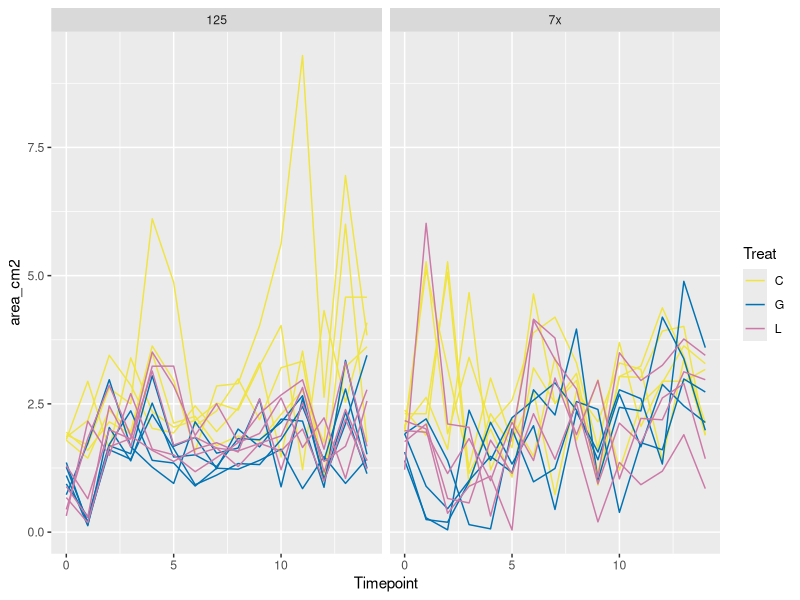
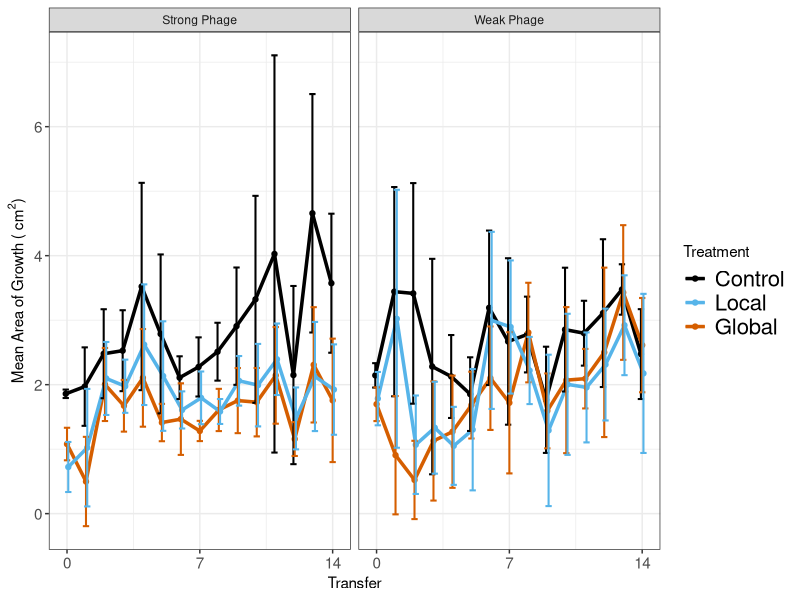
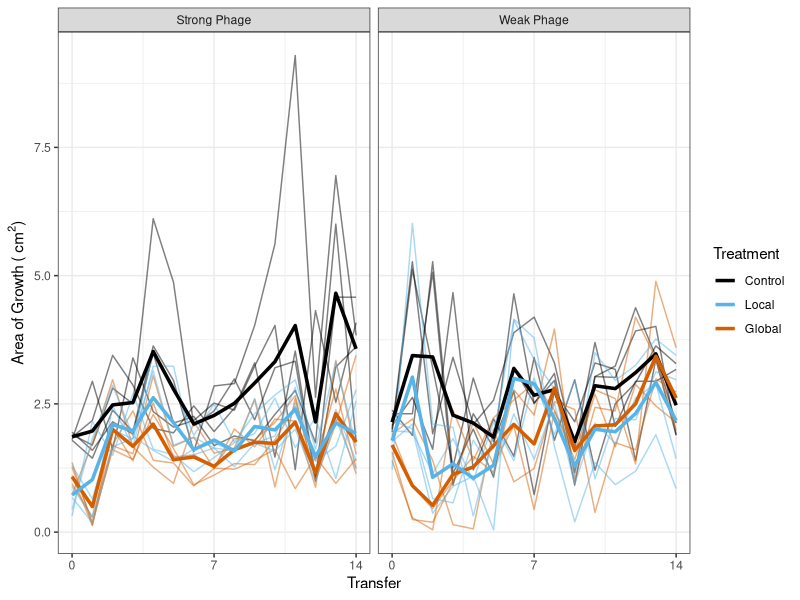
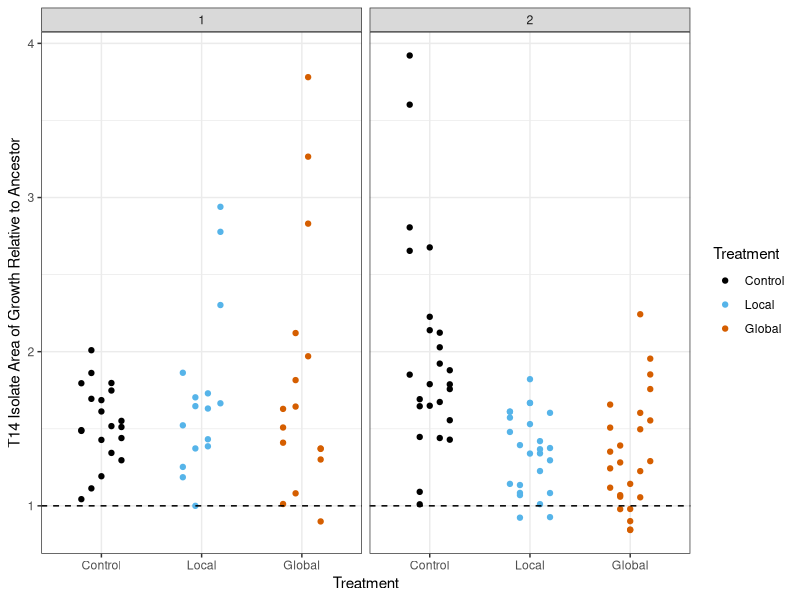
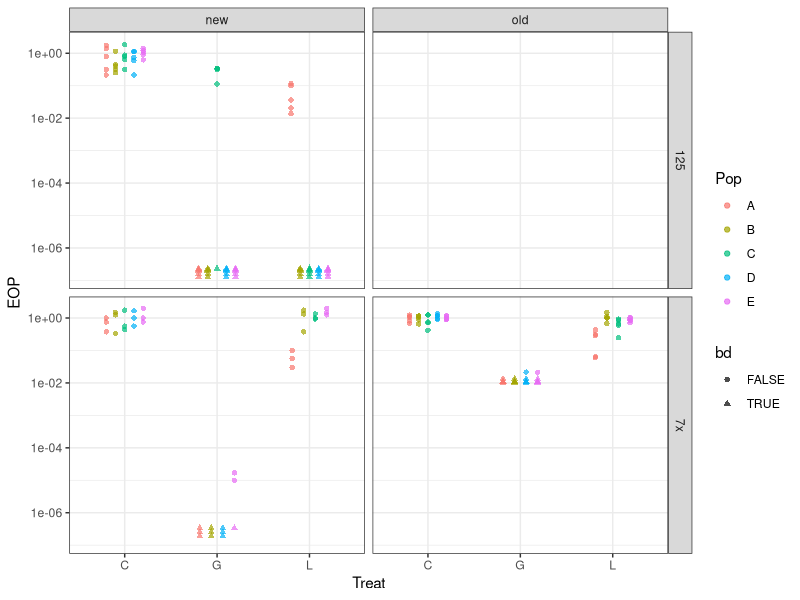
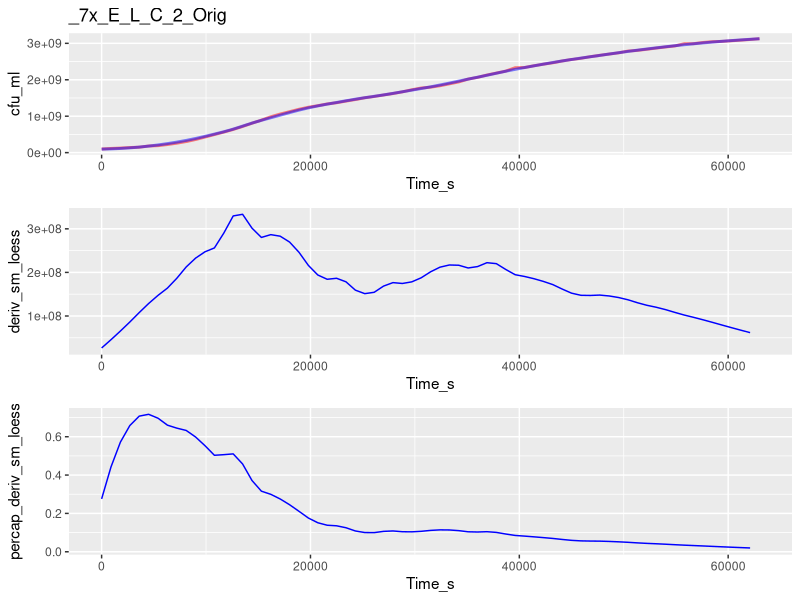
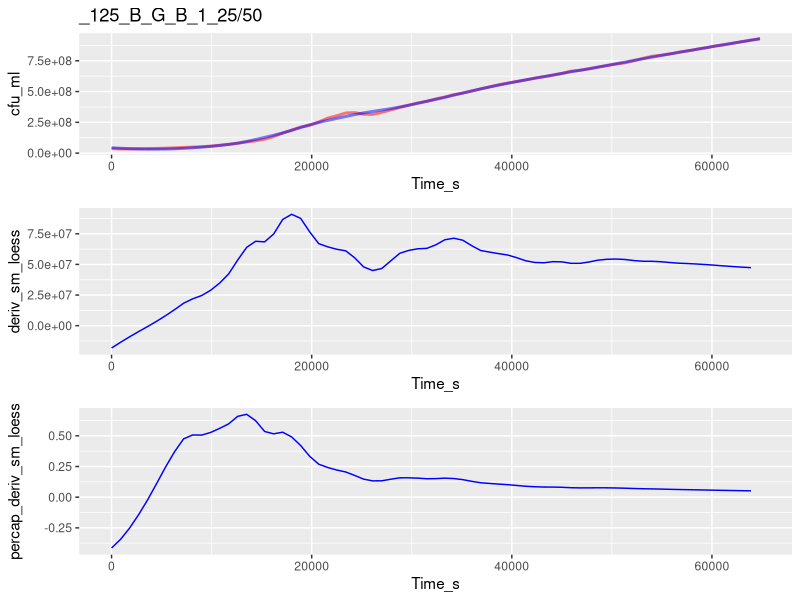
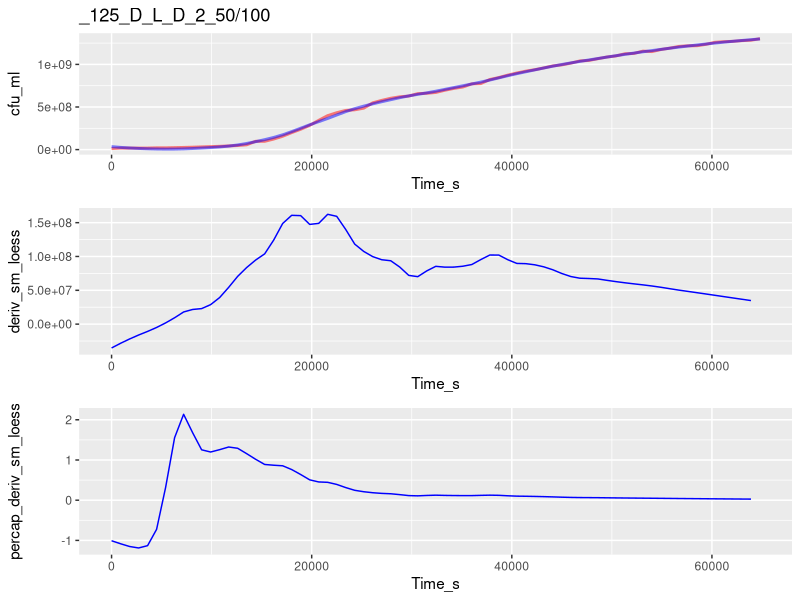

The R source for these figures, in order: (Note: this script raises an error after producing the figures.)
##TODO: 
##      migration stats
##      growth curve analysis
##      growth curve stats
##      

library("ggplot2")
library("dplyr")
library("data.table")

#Okabe and Ito 2008 colorblind-safe qualitative color scale
my_cols <- c("#E69F00", "#56B4E9", "#009E73", "#F0E442", "#0072B2",
             "#D55E00", "#CC79A7", "#000000")

#Need to split this into 2 scripts: one to take the messy data
# (e.g. isolate information in underscore formats, etc)
#and get it cleaned up, then output those clean data
#And another to take the clean data & analyze it
#Then put the messy data in one folder and the clean data in another folder
#Along with the separate scripts
#So when it's published, can just tell people to re-run the clean data script

#need to make Rep vs Pop consistent
#redo all analysis using dplyr
#redo analysis using vectorization
#include std curve for spec in this code (it may alread be there???)
#Do a scripted analysis of how much to smoothe gc data (not manually checking)
# #to be done later:
# #define function to get means of rates
# mean_rates <- function(sub_by_list, my_data)
# analyze additional plate scans
#change resistance to be by treat then by pop
#Change growth rate for ancestor to dotted line

##Experimental evolution migration ----
exper_evol_migr <- read.csv("./Clean_Data/Experimental_evolution_growth.csv")

#Drop points after T14
exper_evol_migr <- exper_evol_migr[exper_evol_migr$Timepoint <= 14, ]

#Calculate total area
exper_evol_migr$area_cm2 <- pi*exper_evol_migr$Width_cm/2*exper_evol_migr$Height_cm/2

#Make plot with all pops shown
ggplot(data = exper_evol_migr,
       aes(x = Timepoint, y = area_cm2, group = paste(Treat, Pop),
           color = Treat)) +
  geom_line() +
  scale_color_manual(values = my_cols[c(4, 5, 7)]) +
  facet_grid(~Proj)

#Summarize
exper_evol_migr <- group_by(exper_evol_migr, Proj, Treat, Timepoint)
exper_evol_summ <- summarize(exper_evol_migr,
                             area_mean = mean(area_cm2),
                             area_sd = sd(area_cm2),
                             area_n = n())

#Make plot of summarized data
my_facet_labels <- c("7x" = "Weak Phage", "125" = "Strong Phage")

ggplot(data = exper_evol_summ, aes(x = Timepoint, y = area_mean,
                                   color = Treat)) +
  geom_point(position = position_dodge(0.2)) + 
  geom_line(size = 1.2, position = position_dodge(0.2)) +
  theme_bw() +
  theme(axis.text.y = element_text(size = 11), axis.text.x = element_text(size = 11),
        legend.text = element_text(size = 16)) +
  facet_grid(~Proj, labeller = labeller(Proj = my_facet_labels)) +
  geom_errorbar(aes(ymax = area_mean+area_sd, ymin = area_mean-area_sd),
                width=1, size = .7, position=position_dodge(0.2)) +
  labs(x = "Transfer", 
       y = expression(paste("Mean Area of Growth ( ", cm^2, ")"))) + 
  scale_color_manual(name = "Treatment", breaks = c("C", "L", "G"),
                  labels = c("Control", "Local", "Global"),
                  values = my_cols[c(8, 2, 6)]) +
  scale_x_continuous(breaks = c(0, 7, 14)) +
  NULL

#Make plot with both summarized and non-summarized data
ggplot(data = exper_evol_migr,
               aes(x = Timepoint, y = area_cm2, group = paste(Treat, Pop),
                   color = Treat)) +
         geom_line(alpha = 0.5) +
         facet_grid(~Proj, labeller = labeller(Proj = my_facet_labels)) +
  theme_bw() +
  geom_line(data = exper_evol_summ,
            aes(x = Timepoint, y = area_mean, color = Treat,
                group = Treat),
            size = 1.2) +
  labs(x = "Transfer", 
       y = expression(paste("Area of Growth ( ", cm^2, ")"))) + 
  scale_color_manual(name = "Treatment", breaks = c("C", "L", "G"),
                     labels = c("Control", "Local", "Global"),
                     values = my_cols[c(8, 2, 6)]) +
  scale_x_continuous(breaks = c(0, 7, 14)) +
  NULL
    

##Isolate migration ----
isol_migration <- read.csv("./Clean_Data/Isolate_migration.csv")

#Calculate total area
isol_migration$area_cm2 <- pi*isol_migration$Width_cm/2*isol_migration$Height_cm/2

#Calculate total area relative to same-day ancestor
ancestors <- isol_migration[isol_migration$Isol == "Anc", ]
isol_migration$relative_area <-
  isol_migration$area_cm2/ancestors$area_cm2[
    match(as.Date(isol_migration$end_timestamp),
          as.Date(ancestors$end_timestamp))]

#Plot data
my_facet_labels <- c("7x" = "Weak Phage", 
                     "125" = "Strong Phage",
                     "C" = "Control", "G" = "Global", "L" = "Local",
                     "A" = "WT")

ggplot(isol_migration[isol_migration$Isol != "Anc", ], 
       aes(x = Treat, y = relative_area, color = Treat,
           group = Pop)) +
  geom_point(position = position_dodge(0.5)) +
  facet_grid(~Proj, labeller = labeller(Proj = my_facet_labels)) +
  theme_bw() + 
  labs(y = "T14 Isolate Area of Growth Relative to Ancestor",
       x = "Treatment") +
  geom_hline(yintercept = 1, lty = 2) +
  scale_x_discrete(limits = c("C", "L", "G"),
                   labels = c("Control", "Local", "Global")) +
  scale_color_manual(name = "Treatment", breaks = c("C", "L", "G"),
                     labels = c("Control", "Local", "Global"),
                     values = my_cols[c(8, 2, 6)]) +
  NULL

## Isolate resistance ----
resis_data <- read.csv("./Clean_Data/Isolate_resistance.csv",
                       stringsAsFactors = F)

#calculate EOP for ea isol
resis_data$EOP <- NA
resis_data$bd <- F
#First Handle below-detection points
my_rows <- which(resis_data$PFU == 0)
resis_data$pfu_ml[my_rows] <- 1*resis_data$dilution[my_rows]
resis_data$bd[my_rows] <- T
#Then calculate all EOPs
for (i in 1:nrow(resis_data)) {
  my_sub <- subset(resis_data, resis_data$Date == resis_data$Date[i])
  resis_data$EOP[i] <- resis_data$pfu_ml[i]/
    mean(my_sub[my_sub$Treat == "Anc",]$pfu_ml)
}

#Add flag for old vs new approach
resis_data$approach <- NA
resis_data$approach[1:70] <- "old"
resis_data$approach[71:nrow(resis_data)] <- "new"

ggplot(resis_data[resis_data$Treat != "Anc", ], 
       aes(x = Treat, y = EOP, color = Pop,
           shape = bd, group = Pop)) +
  facet_grid(Proj~approach) +
  geom_point(position = position_dodge(width = 0.5),
             alpha = 0.7) +
  scale_y_continuous(trans = "log10") +
  theme_bw()

# #For local viewing
# ggplot(resis_data[resis_data$Treat != "A", ], aes(x = Treat, y = 1-EOP)) +
#   scale_x_discrete(name = "Treatment") +
#   ylab("Resistance to Phage") +
#   facet_grid(Proj~Pop, labeller = labeller(Proj = my_facet_labels)) +
#   geom_dotplot(binaxis = "y", stackdir = "center", binwidth = 0.01, 
#                dotsize = 3) +
#   # geom_jitter(width = 0.2, height = 0, size = 2) +
#   theme_bw() + ggtitle("Population") +
#   theme(plot.title = element_text(size = 12, hjust = 0.5), 
#         axis.title = element_text(size = 12),
#         axis.text.x = element_text(color = "black", size = 12)) +
#   geom_hline(yintercept = 0, linetype = "dotted", size = 1.5)
# 
# #For poster
# png("resis_isols.png", width = 14, height = 9, units = "in", res = 300)
# ggplot(resis_data[resis_data$Treat != "A", ], aes(x = Treat, y = 1-EOP)) +
#   scale_x_discrete(name = "Treatment") +
#   ylab("Resistance to Phage") +
#   facet_grid(Proj~Pop, labeller = labeller(Proj = my_facet_labels)) +
#   geom_dotplot(binaxis = "y", stackdir = "center", binwidth = 0.02, 
#                dotsize = 2) +
#   theme_bw() + ggtitle("Population") +
#   theme(plot.title = element_text(size = 24, hjust = 0.5), 
#         axis.title = element_text(size = 24),
#         axis.text = element_text(color = "black", size = 20),
#         strip.text = element_text(size = 24)) +
#   geom_hline(yintercept = 0, linetype = "dotted", size = 1.5)
# dev.off()
# 
# #resistance vs growth
# gc_resis_data <- merge(resis_data, gc_mppti)
# gc_resis_mppt <- group_by(gc_resis_data, Media, Proj, Pop, Treat)
# gc_resis_mppt <- summarize(gc_resis_mppt, avg_eop = mean(EOP),
#                            avg_gr = mean(gr_max_avg))
# 
# #Make plot of all isolates
# ggplot(gc_resis_data, aes(x = 1-EOP, y = gr_max_avg)) +
#   geom_point() + 
#   facet_grid(Media~., labeller = labeller(Media = my_facet_labels)) +
#   geom_smooth(method = "lm") +
#   labs(x = "Resistance", y = "Per Capita Growth Rate (/hour)")
# 
# summary(lm(gr_max_avg~Media*EOP, data = gc_resis_data))
# 
# #Make plot of all pops
# #For local viewing
# ggplot(gc_resis_mppt, aes(x = 1-avg_eop, y = avg_gr)) +
#   geom_point(size = 2, aes(pch = Treat)) + 
#   scale_shape_manual(values = c(3, 15, 16, 17), name = "Treatment",
#                      breaks = c("A", "C", "G", "L"),
#                      labels = c("WT", "Control", "Global", "Local")) +
#   facet_grid(Media~Proj, labeller = labeller(Media = my_facet_labels,
#                                              Proj = my_facet_labels)) +
#   geom_smooth(method = "lm") +
#   labs(x = "Resistance", y = "Average Per Capita Growth Rate (/hour)") +
#   theme_bw()
# 
# #For poster
# png("resis_gc_tradeoff.png", width = 10, height = 7, units = "in",
#     res = 300)
# ggplot(gc_resis_mppt, aes(x = 1-avg_eop, y = avg_gr)) +
#   geom_point(size = 4, aes(pch = Treat)) + 
#   scale_shape_manual(values = c(3, 15, 16, 17), name = "Treatment",
#                      breaks = c("A", "C", "G", "L"),
#                      labels = c("WT", "Control", "Global", "Local")) +
#   facet_grid(Proj~Media, labeller = labeller(Media = my_facet_labels,
#                                              Proj = my_facet_labels)) +
#   geom_smooth(method = "lm", se = F) +
#   labs(x = "Resistance", y = "Average Maximum Per Capita Growth Rate (/hr)") +
#   theme_bw() +
#   theme(axis.text = element_text(size = 16),
#         strip.text = element_text(size = 20),
#         axis.title = element_text(size = 20),
#         legend.title = element_text(size = 20),
#         legend.text = element_text(size = 16))
# dev.off()
# 
# summary(lm(avg_gr~avg_eop*Media, data = gc_resis_mppt))
# 


##Isolate growth curves: read & find peaks ----

#Read data
gc_data <- read.csv("./Clean_Data/Isolate_growth_curves.csv",
                    header = T, stringsAsFactors = F)

#For ease of downstream analysis, for now we'll recode the media
# into simply "Original" and "Rich"
# Keeping in mind that for each project, "Orig" and "Rich" mean different
# medias
gc_data$Media[gc_data$Media == "50"] <- "Orig"
gc_data$Media[gc_data$Media == "100"] <- "Rich"
gc_data$Media[gc_data$Media == "25-50"] <- "Orig"
gc_data$Media[gc_data$Media == "50-100"] <- "Rich"

#Make unique well identifiers
gc_data$uniq_well <- paste(gc_data$Date,
                           gc_data$Proj,
                           gc_data$Pop,
                           gc_data$Treat,
                           gc_data$Isol,
                           gc_data$Rep_Well,
                           gc_data$Media,
                           sep = "_")

#reorder
gc_data <- gc_data[order(gc_data$uniq_well, gc_data$Time_s), ]

#Define function that calculates derivatives
calc_deriv <- function(density, percapita = FALSE,
                          subset_by = NULL, time = NULL,
                          time_normalize = NULL) {
  #Note! density values must be sorted sequentially into their unique sets already
  
  #Provided a vector of density values, this function returns (by default) the
  # difference between sequential values
  #if percapita = TRUE, the differences of density are divided by density
  #if subset_by is provided, it should be a vector (same length as density),
  # the unique values of which will separate calculations
  #if time_normalize is specified, time should be provided as a simple 
  # numeric (e.g. number of seconds) in some unit
  #Then the difference will be normalized for the time_normalize value
  #(e.g. if time is provided in seconds and the difference per hour is wanted,
  # time_normalize should = 3600)
  
  #Check inputs
  if (!is.numeric(time)) {
    stop("time is not numeric")
  }
  if (!is.null(time_normalize)) {
    if (!is.numeric(time_normalize)) {
      stop("time_normalize is not numeric")
    } else if (is.null(time)) {
      stop("time_normalize is specified, but time is not provided")
    }
  }
  
  #Calc derivative
  ans <- c(density[2:length(density)]-density[1:(length(density)-1)])
  #Percapita (if specified)
  if (percapita) {
    ans <- ans/density[1:(length(density)-1)]
  }
  #Time normalize (if specified)
  if (!is.null(time_normalize)) {
    ans <- ans/
      (c(time[2:length(time)]-time[1:(length(time)-1)])/time_normalize)
  }
  #Subset by (if specified)
  if (!is.null(subset_by)) {
    ans[subset_by[2:length(subset_by)] != subset_by[1:(length(subset_by)-1)]] <- NA
  }
  return(c(ans, NA))
}

#Smooth data
gc_data$sm_loess <- NA
for (my_well in unique(gc_data$uniq_well)) {
  my_rows <- which(gc_data$uniq_well == my_well)
  #Smooth with loess
  gc_data$sm_loess[my_rows] <- loess(cfu_ml ~ Time_s, span = 0.4,
                                             data = gc_data[my_rows, ])$fitted
}

#Calculate growth per hour from loess curve
gc_data$deriv_sm_loess <- calc_deriv(gc_data$sm_loess,
                                     subset_by = gc_data$uniq_well,
                                     time = gc_data$Time_s,
                                     time_normalize = 3600)

#Calculate per capita growth per hour from loess curve
gc_data$percap_deriv_sm_loess <- calc_deriv(gc_data$sm_loess,
                                            percapita = TRUE,
                                            subset_by = gc_data$uniq_well,
                                            time = gc_data$Time_s,
                                            time_normalize = 3600)
  

#Calculate per capita growth per hour from original curve
# (for visual comparison)
# gc_data$percap_deriv_cfu <- calc_deriv(gc_data$cfu_ml,
#                                        percapita = TRUE,
#                                        subset_by = gc_data$uniq_well,
#                                        time = gc_data$Time_s,
#                                        time_normalize = 3600)

#View samples of original & smoothed curves
# as well as derivatives (per cap & not) of both orig and smoothed curves
for (my_well in sample(unique(gc_data$uniq_well), 3)) {
  my_rows <- which(gc_data$uniq_well == my_well)
  
  print(cowplot::plot_grid(
    ggplot(data = gc_data[my_rows, ],
           aes(x = Time_s, y = cfu_ml)) +
      geom_line(color = "red", lwd = 1, alpha = 0.5) +
      geom_line(aes(x = Time_s, y = sm_loess),
                color = "blue", lwd = 1, alpha = 0.5) +
      ggtitle(gc_data[my_rows[1], "uniq_well"]) +
      #geom_hline(yintercept = 383404890) +
      NULL,
    ggplot(data = gc_data[my_rows, ],
           aes(x = Time_s, y = deriv_sm_loess)) +
      geom_line(color = "blue") +
      NULL,
    ggplot(data = gc_data[my_rows, ],
           aes(x = Time_s, y = percap_deriv_sm_loess)) +
      geom_line(color = "blue") +
      # geom_line(aes(x = Time_s, y = percap_deriv_cfu),
      #           color = "red") +
      NULL,
    ncol = 1, align = "v"))
}

find_local_extrema <- function(values, 
                               return_maxima = TRUE,
                               return_minima = TRUE,
                               width_limit = NULL,
                               height_limit = NULL,
                               remove_endpoints = TRUE,
                               na.rm = FALSE) {
  #Takes a vector of values and returns a vector of the indices
  # of all local value extrema (by default, returns both maxima and minima)
  # To only return maxima or minima, change return_maxima/return_minima to FALSE

  #width_limit and/or height_limit must be provided
  #Width is how wide the window will be to look for a maxima/minima
  # Narrower width will be more sensitive to narrow local maxima/minima
  # Wider width will be less sensitive to narrow local maxima/minima
  #Height is how high or low a single step is allowed to take
  # e.g. a maxima-finding function will not pass a valley deeper
  # than height_limit
  #Note that this also limits approaches to extrema, so if set too small
  # function may converge on non-peaks
  #If both width_limit and height_limit are provided, steps are limited
  # conservatively (a single step must meet both criteria)
  
  #This function is designed to be compatible with dplyr::group_by and summarize
  
  #Check inputs
  if (!return_maxima & !return_minima) {
    stop("Both return_maxima and return_minima are FALSE, at least one must be TRUE")
  }
  if (is.null(width_limit) & is.null(height_limit)) {
    stop("Either width_limit or height_limit must be provided")
  }
  if (!is.null(width_limit)) {
    if (width_limit%%2 == 0) {
      warning("width_limit must be odd, will use ", width_limit-1, " as width_limit")
      width_limit <- width_limit - 1
    }
  }
  if (is.null(width_limit) & !is.null(height_limit)) {
    warning("height_limit alone tends to be sensitive to height_limit parameter, use with caution")
  }
  if (na.rm == TRUE & sum(is.na(values)) > 0) {
    if (!all(is.na(values[(1+length(values)-sum(is.na(values))):length(values)]))) {
      warning("Removing NAs found within values vector, returned indices will refer to non-NA values")
      print(values)
    }
    values <- values[!is.na(values)]
  } else if(any(is.na(values))) {
    stop("Some provided values are NA and na.rm = FALSE")
  }
  
  #Define sub-function to find limits of the window
  get_window_limits <- function(cnt_pos,
                                width_limit = NULL,
                                height_limit = NULL,
                                looking_for = c("minima", "maxima"),
                                values = NULL) {
    #Check inputs
    if (length(looking_for) > 1) {stop("looking_for must be specified")}
    if (!is.null(height_limit) & is.null(values)) {
        stop("height_limit is specified, but no values are provided")
    }
    if (is.null(width_limit) & is.null(height_limit)) {
      stop("Either width_limit or height_limit must be provided")
    }
    
    #Define window limits
    window_start <- c(NA, NA)
    if (!is.null(width_limit)) { #using width limit
      window_start[1] <- max(c(1, cnt_pos-floor(width_limit/2)))
    }
    if (!is.null(height_limit)) { #using height limig
      #For startpoint height, we want the latest point that is
      #behind of our current point and
      #either:
      # below current height - height limit
      # or above current height + height limit
      #Then we move one place forward 
      # (so it's the last value w/in height limit)
        window_start[2] <- max(c(1,
                                 1+which(1:length(values) < cnt_pos &
                                         (values >= (values[cnt_pos] + height_limit) |
                                            values <= (values[cnt_pos] - height_limit)))))
        #Make sure we're going at least 1 point backwards
        if(window_start[2] >= cnt_pos) {window_start[2] <- cnt_pos-1}
    }
    window_end <- c(NA, NA)
    if (!is.null(width_limit)) { #using width limit
      window_end[1] <- min(c(length(values), cnt_pos+floor(width_limit/2)))
    }
    if (!is.null(height_limit)) { #using height limit
        #For endpoint height, we want the earliest point that is
        #forward of our current point and
        #either:
        # below current height - height limit
        # or above current height + height limit
        #Then we move one place back 
        # (so it's the last value w/in height limit)
        window_end[2] <- min(c(length(values),
                               -1+which(1:length(values) > cnt_pos & #not backwards
                                    (values <= (values[cnt_pos] - height_limit) |
                                      values >= (values[cnt_pos] + height_limit)))))
        #Make sure we're going at least one point forwards
        if (window_end[2] <= cnt_pos) {window_end[2] <- cnt_pos+1}
    }
    return(c(max(window_start, na.rm = T), min(window_end, na.rm = T)))
  }
  
  find_next_extrema <- function(cnt_pos, values,
                        width_limit = NULL,
                        height_limit = NULL,
                        looking_for = c("minima", "maxima")) {
    if (cnt_pos == length(values)) {best_pos <- cnt_pos-1
    } else {best_pos <- cnt_pos+1}
    
    #Save the starting position so we never go backwards
    start_pos <- cnt_pos
    
    ##Looking for next maxima
    if(looking_for == "maxima") {
      while (cnt_pos != best_pos) {
        #Move the previous best pointer to current pointer location
        best_pos <- cnt_pos
        #Get next window limits
        window_lims <- get_window_limits(cnt_pos = cnt_pos,
                                         width_limit = width_limit,
                                         height_limit = height_limit,
                                         looking_for = "maxima",
                                         values = values)
        #Make sure we're not going backwards
        window_lims <- c(max(start_pos, window_lims[1]),
                         max(start_pos, window_lims[2]))
        #Then move current pointer to highest point within window
        # (making sure not to check non-integer indices, or indices below 1 or
        #  higher than the length of the vector)
        cnt_pos <- window_lims[1]-1+which.max(values[window_lims[1]:window_lims[2]])
      }
    ##Looking for next minima
    } else if (looking_for == "minima") {
      while (cnt_pos != best_pos) {
        #Move the previous best pointer to current pointer location
        best_pos <- cnt_pos
        #Get next window limits
        window_lims <- get_window_limits(cnt_pos = cnt_pos,
                                         width_limit = width_limit,
                                         height_limit = height_limit,
                                         looking_for = "minima",
                                         values = values)
        #Make sure we're not going backwards
        window_lims <- c(max(start_pos, window_lims[1]),
                         max(start_pos, window_lims[2]))
        #Then move current pointer to lowest point within window
        # (making sure not to check non-integer indices, or indices below 1 or
        #  higher than the length of the vector)
        cnt_pos <- window_lims[1]-1+which.min(values[window_lims[1]:window_lims[2]])
      }
    }
    return(best_pos)
  }
  
  cnt_pos <- 1
  ##Find first maxima
  maxima_list <- c(find_next_extrema(cnt_pos, values,
                                     width_limit = width_limit,
                                     height_limit = height_limit,
                                     looking_for = "maxima"))
  ##Find first minima
  minima_list <- c(find_next_extrema(cnt_pos, values,
                                     width_limit = width_limit,
                                     height_limit = height_limit,
                                     looking_for = "minima"))
  
  ##Check for next extrema until...
  while (TRUE) {
    #we're finding repeats
    if (any(duplicated(c(minima_list, maxima_list)))) {break}
    #or we hit the end of the values
    if (length(values) %in% c(maxima_list, minima_list)) {
      break
    }
    #Since maxima & minima must alternate, always start with furthest one 
    # we've found so far
    cnt_pos <- max(c(minima_list, maxima_list))
    #we're looking for a maxima next
    if (cnt_pos %in% minima_list) {
      maxima_list <- c(maxima_list,
                       find_next_extrema(cnt_pos, values,
                                         width_limit = width_limit,
                                         height_limit = height_limit,
                                         looking_for = "maxima"))
      #we're looking for a minima next
    } else if (cnt_pos %in% maxima_list) {
      minima_list <- c(minima_list,
                       find_next_extrema(cnt_pos, values,
                                         width_limit = width_limit,
                                         height_limit = height_limit,
                                         looking_for = "minima"))
    }
  }
  
  #Combine maxima & minima values & remove duplicates
  output <- c()
  if (return_maxima) {output <- c(output, maxima_list)}
  if (return_minima) {output <- c(output, minima_list)}
  #If remove endpoints is true, remove first or last values from return
  if (remove_endpoints) {
    if (1 %in% output) {output <- output[-which(output == 1)]}
    if (length(values) %in% output) {
      output <- output[-which(output == length(values))]}
  }
  #Remove duplicates
  output <- unique(output)
  #Order
  output <- output[order(output)]
  
  return(output)
}

#Group data by unique wells
gc_data <- group_by(gc_data, Date, Proj, Pop, Treat, Isol, Rep_Well, Media,
                    uniq_well)

# at max percap growth rate, find:
#     per capita growth rate (r)
#     density
#     time since some low density (lag time)
# at first local minima of non-percap growth rate after max growth rate 
#   (pseudo carrying capacity)
#   at pseudo K, find:
#     density (carrying capacity)
#     time since max percap growth rate
#     time since low density

#Define the window widths (sensitivity) for local extrema search
first_min_time <- 7200
max_percap_time <- 21600
max_gr_rate_time <- 10800
pseudo_K_time <- 7200

#Summarize data
gc_summarized <- summarize(gc_data,
  #Find the first minima in total density
   first_min_index = find_local_extrema(sm_loess,
                                        return_maxima = FALSE,
                                        width_limit = (first_min_time/
                                                         (Time_s[2]-Time_s[1])) + 1,
                                        na.rm = T,
                                        remove_endpoints = FALSE)[1],
   first_min = sm_loess[first_min_index],
   first_min_time = Time_s[first_min_index],
  #find peaks in per capita growth rate
  # but for one well we need a different criteria (see end)
  max_percap_index = ifelse(all(uniq_well != "2017-E_7x_B_C_E_1_50"),
    #first find all peaks
   find_local_extrema(percap_deriv_sm_loess,
                                        return_minima = FALSE,
                                        width_limit = (max_percap_time/
                                                         (Time_s[2]-Time_s[1])) + 1,
                                        na.rm = T,
                                        remove_endpoints = F)[
     #But save/use the first one that follows the minimum density
     match(TRUE, find_local_extrema(percap_deriv_sm_loess,
                                    return_minima = FALSE,
                                    width_limit = (max_percap_time/
                                                     (Time_s[2]-Time_s[1])) + 1,
                                    na.rm = T,
                                    remove_endpoints = F) >= first_min_index)],
   #if we're in that one well, use the second peak
  find_local_extrema(percap_deriv_sm_loess,
                                        return_minima = FALSE,
                                        width_limit = (max_percap_time/
                                                         (Time_s[2]-Time_s[1])) + 1,
                                        na.rm = T,
                                        remove_endpoints = F)[2]),
  max_percap_gr_rate = percap_deriv_sm_loess[max_percap_index],
  max_percap_gr_time = Time_s[max_percap_index],
  max_percap_gr_dens = sm_loess[max_percap_index],
  max_percap_gr_timesincemin = max_percap_gr_time - first_min_time,
  #find the first peak in total growth rate (slope of total density)
  max_grow_rate_index = find_local_extrema(deriv_sm_loess,
                                           return_minima = FALSE,
                                           width_limit = (max_gr_rate_time/
                                                            (Time_s[2]-Time_s[1])) + 1,
                                           na.rm = T,
                                           remove_endpoints = F)[1],
  #find the local minimas in total grow rate (slope of total density)
  # (which is the point when the diauxic shift occurs
  # but for one well we need a different criteria (see end)
  pseudo_K_index = ifelse(all(uniq_well != "2017-E_7x_B_C_E_1_50"),
    find_local_extrema(deriv_sm_loess,
                                      return_maxima = FALSE,
                                      width_limit = (pseudo_K_time/
                                                       (Time_s[2]-Time_s[1])) + 1,
                                      na.rm = T,
                       remove_endpoints = F)[
      #use the first one that follows the first peak in total gr rate
      # (note endpoints will be included, so when no local minima exists
      # the endpoint will simply be used
    match(TRUE, find_local_extrema(deriv_sm_loess,
                                      return_maxima = FALSE,
                                      width_limit = (pseudo_K_time/
                                                       (Time_s[2]-Time_s[1])) + 1,
                                      na.rm = T,
                                   remove_endpoints = F) > max_grow_rate_index)],
    #if we're in that one well, use the third minima
    find_local_extrema(deriv_sm_loess,
                       return_maxima = FALSE,
                       width_limit = (pseudo_K_time/
                                        (Time_s[2]-Time_s[1])) + 1,
                       na.rm = T,
                       remove_endpoints = F)[3]),
  pseudo_K = sm_loess[pseudo_K_index],
  pseudo_K_time = Time_s[pseudo_K_index],
  pseudo_K_deriv = deriv_sm_loess[pseudo_K_index],
  pseudo_K_timesincemin = pseudo_K_time - first_min_time,
  pseudo_K_timesince_maxpercap = pseudo_K_time - max_percap_gr_time
)

#Change to data frame for cleanliness
gc_summarized <- as.data.frame(gc_summarized)

#Make output plots for problematic wells
if (F) {
  wells_check <- c("2017-B_7x_C_L_B_1_50", #isn't working
                   "2017-A_7x_Anc_Anc_Anc_1_50",
                   "2017-A_7x_B_L_A_1_100",
                   "2017-B_7x_C_L_B_1_50",
                   "2017-C_7x_B_C_C_1_100",
                   "2017-C_7x_B_C_C_2_100",
                   "2017-C_7x_C_C_C_1_50",
                   "2017-C_7x_C_L_C_2_100",
                   "2017-C_7x_D_G_C_1_50",
                   "2017-C_7x_D_G_C_1_100",
                   "2017-C_7x_D_G_C_2_50",
                   "2017-C_7x_D_G_C_2_100",
                   "2017-C_7x_E_G_C_1_100",
                   "2017-C_7x_E_G_C_2_100",
                   "2017-E_7x_B_C_E_1_50",
                   "2017-E_7x_C_C_E_1_100",
                   "2017-E_7x_C_C_E_2_100",
                   "2019-09-10_125_B_C_A_1_25-50",
                   "2019-09-10_125_B_C_A_2_25-50",
                   "2019-09-10_125_B_G_A_1_25-50",
                   "2019-09-12_125_B_C_D_1_25-50",
                   "2019-09-12_125_B_C_D_2_25-50",
                   "2019-09-12_125_B_G_D_1_25-50",
                   "2019-09-12_125_D_L_D_1_50-100",
                   "2019-09-12_125_D_L_D_2_50-100",
                   "2019-09-13_125_B_C_E_1_50-100",
                   "2019-09-13_125_B_C_E_2_25-50",
                   "2019-09-13_125_C_C_E_1_50-100",
                   "2019-09-13_125_D_L_E_1_50-100"
  )
  for (my_well in wells_check) {
    tiff(filename = paste("./Challenging_growth_curve_plots/", my_well, ".tiff", sep = ""),
         width = 5, height = 10, units = "in", res = 300)
    my_rows <- which(gc_data$uniq_well == my_well)
    print(cowplot::plot_grid(
      ggplot(data = gc_data[my_rows, ],
             aes(x = Time_s, y = cfu_ml)) +
        geom_line(color = "red", lwd = 1, alpha = 0.5) +
        geom_line(aes(x = Time_s, y = sm_loess),
                  color = "blue", lwd = 1, alpha = 0.5) +
        ggtitle(gc_data[my_rows[1], "uniq_well"]) +
        #Add point for first minima
        geom_point(data = gc_summarized[gc_summarized$uniq_well == my_well, ],
                   aes(x = first_min_time, y = first_min),
                   color = "green", size = 3) +
        NULL,
      ggplot(data = gc_data[my_rows, ],
             aes(x = Time_s, y = deriv_sm_loess)) +
        geom_line(color = "blue") +
        #Add point for pseudo K
        geom_point(data = gc_summarized[gc_summarized$uniq_well == my_well, ],
                   aes(x = pseudo_K_time, y = pseudo_K_deriv),
                   color = "green", size = 3) +
        #Add point for pseudo K2
        # geom_point(data = gc_summarized[gc_summarized$uniq_well == my_well, ],
        #            aes(x = pseudo_K_time2, y = pseudo_K_deriv2),
        #            color = "dark green", size = 2) +
        NULL,
      ggplot(data = gc_data[my_rows, ],
             aes(x = Time_s, y = percap_deriv_sm_loess)) +
        geom_line(color = "blue") +
        #Add point for max growth rate
        geom_point(data = gc_summarized[gc_summarized$uniq_well == my_well, ],
                   aes(x = max_percap_gr_time, y = max_percap_gr_rate),
                   color = "green", size = 3) +
        NULL,
      ncol = 1, align = "v"))
    dev.off()
  }
}

#Make output plots for all wells
if (FALSE) {
  for (my_well in unique(gc_data$uniq_well)) {
    tiff(filename = paste("./Growth_curve_plots/", my_well, ".tiff", sep = ""),
         width = 5, height = 10, units = "in", res = 300)
    my_rows <- which(gc_data$uniq_well == my_well)
    print(cowplot::plot_grid(
      ggplot(data = gc_data[my_rows, ],
             aes(x = Time_s, y = cfu_ml)) +
        geom_line(color = "red", lwd = 1, alpha = 0.5) +
        geom_line(aes(x = Time_s, y = sm_loess),
                  color = "blue", lwd = 1, alpha = 0.5) +
        ggtitle(gc_data[my_rows[1], "uniq_well"]) +
        #Add point for first minima
        geom_point(data = gc_summarized[gc_summarized$uniq_well == my_well, ],
                   aes(x = first_min_time, y = first_min),
                   color = "green", size = 3) +
        NULL,
      ggplot(data = gc_data[my_rows, ],
             aes(x = Time_s, y = deriv_sm_loess)) +
        geom_line(color = "blue") +
        #Add point for pseudo K
        geom_point(data = gc_summarized[gc_summarized$uniq_well == my_well, ],
                   aes(x = pseudo_K_time, y = pseudo_K_deriv),
                   color = "green", size = 3) +
        NULL,
      ggplot(data = gc_data[my_rows, ],
             aes(x = Time_s, y = percap_deriv_sm_loess)) +
        geom_line(color = "blue") +
        #Add point for max growth rate
        geom_point(data = gc_summarized[gc_summarized$uniq_well == my_well, ],
                   aes(x = max_percap_gr_time, y = max_percap_gr_rate),
                   color = "green", size = 3) +
        NULL,
      ncol = 1, align = "v"))
    dev.off()
  }
}

#Isolate growth curves: summarize & reorganize, view variable data & distributions ----

#Summarize replicate wells
gc_summarized <- group_by(gc_summarized, Date, Proj, Pop, Treat,
                          Isol, Media)
gc_sum_isols <- summarize_at(gc_summarized,
                            .funs = c(avg = mean, sd = sd),
                            .vars = c(
                              "first_min",
                              "max_percap_gr_rate",
                              "max_percap_gr_dens",
                              "max_percap_gr_timesincemin",
                              "pseudo_K",
                              "pseudo_K_timesincemin"))
gc_sum_isols <- as.data.frame(gc_sum_isols)

#Take a look at the standard deviations between replicate wells
# Just raw sd vals (w/ red line for mean avg value)
if (F) {
  for (var in c("first_min_", "first_min_time_", 
                "max_percap_gr_rate_", "max_percap_gr_time_", 
                "max_percap_gr_dens_", 
                "max_percap_gr_timesincemin_",
                "pseudo_K_", "pseudo_K_time_", 
                "pseudo_K_timesincemin_", 
                "pseudo_K_timesince_maxpercap_")) {
    my_sd <- gc_sum_isols[, paste(var, "sd", sep = "")]
    my_avg <- mean(gc_sum_isols[, paste(var, "avg", sep = "")])
    hist(my_sd, main = var, 
         xlim = c(min(my_sd, my_avg, na.rm = T), max(my_sd, my_avg, na.rm = T)))
    abline(v = my_avg, col = "red", lwd = 2)
  }
}
# Sd vals divided by matching avg value (so 1 is the reference)
if (F) {
  for (var in c("first_min_", "first_min_time_", 
                "max_percap_gr_rate_", "max_percap_gr_time_", 
                "max_percap_gr_dens_", 
                "max_percap_gr_timesincemin_",
                "pseudo_K_", "pseudo_K_time_", 
                "pseudo_K_timesincemin_", 
                "pseudo_K_timesince_maxpercap_")) {
    my_sd <- gc_sum_isols[, paste(var, "sd", sep = "")]
    my_avg <- gc_sum_isols[, paste(var, "avg", sep = "")]
    hist(my_sd/my_avg, main = var, xlim = c(0, max(my_sd/my_avg, 1, na.rm = T)))
    abline(v = 1, col = "red", lwd = 2)
  }
}

#Generally, sd's between reps are small relative to the values themselves

#View all the isols by variable
if (F) {
  for (var_root in c("first_min_", 
                     "first_min_time_", 
                     "max_percap_gr_rate_", 
                     "max_percap_gr_time_", 
                     "max_percap_gr_dens_", 
                     "max_percap_gr_timesincemin_",
                     "pseudo_K_", 
                     "pseudo_K_time_", 
                     "pseudo_K_timesincemin_", 
                     "pseudo_K_timesince_maxpercap_")) {
    var <- paste(var_root, "avg", sep = "")
    var_sd <- paste(var_root, "sd", sep = "")
    print(ggplot(data = gc_sum_isols,
                 aes(x = Treat, y = get(var), group = Pop)) +
            geom_point(position = position_dodge(0.6)) +
            facet_grid(Proj ~ Media, scales = "free_y") +
            ggtitle(var) +
            geom_errorbar(aes(x = Treat, ymin = get(var)-get(var_sd),
                          ymax = get(var)+get(var_sd)),
                          position = position_dodge(0.6),
                          width = 0.2)
    )
  }
}

#First min - no pattern
#First min time - 125 Ctrl is lower, 7x G is lower in Orig
#percap rate - 125 Ctrl is lower in both media
#percap dens - 125 ctrl in Rich is lower
#percap timesincemin - 125 Treats are higher than Anc in Orig
#pseudo k - no pattern
#pseodu k timesincemin - 125 ctrl is highest
#pseudo k timesincemax - 125 ctrl is higher in Rich

#Note however how some curves have super high sds between
# rep wells

# which.max(gc_sum_isols$first_min_sd)
# which.max(gc_sum_isols$max_percap_gr_rate_sd)
# which.max(gc_sum_isols$pseudo_K_sd)

#After checking out the above cases (and having already
# manually inspected all the curves)
# I'm satisfied that the rare cases where repwells disagree
# strongly are either cases where no algorithm could
# assign differently because of the shape of the curves
# or where the data itself is strangely different
# between the wells

#Summarize isols into pops
gc_sum_isols <- group_by(gc_sum_isols,
                         Proj, Pop, Treat, Media)
gc_sum_pops <- summarize_at(gc_sum_isols,
                              .funs = c(avg = mean, sd = sd),
                            .vars = c(
                              "first_min_avg",
                              "max_percap_gr_rate_avg",
                              "max_percap_gr_dens_avg",
                              "max_percap_gr_timesincemin_avg",
                              "pseudo_K_avg",
                            "pseudo_K_timesincemin_avg"))
gc_sum_pops <- as.data.frame(gc_sum_pops)

#View population-summarized data
if (F) {
  for (var_root in c("first_min_avg", 
                     # "first_min_time_avg", 
                     "max_percap_gr_rate_avg", 
                     # "max_percap_gr_time_avg", 
                     "max_percap_gr_dens_avg", 
                     "max_percap_gr_timesincemin_avg",
                     "pseudo_K_avg", 
                     # "pseudo_K_time_avg", 
                     "pseudo_K_timesincemin_avg" 
                     # "pseudo_K_timesince_maxpercap_avg"
  )) {
    var <- paste(var_root, "_avg", sep = "")
    var_sd <- paste(var_root, "_sd", sep = "")
    print(ggplot(data = gc_sum_pops,
                 aes(x = Treat, y = get(var), group = Pop)) +
            geom_point(position = position_dodge(0.3)) +
            facet_grid(Proj ~ Media, scales = "free_y") +
            ggtitle(var) +
            geom_errorbar(aes(x = Treat, ymin = get(var)-get(var_sd),
                              ymax = get(var)+get(var_sd)),
                          position = position_dodge(0.3),
                          width = 0.2))
  }
}

#Cast measurements in different medias
# into different columns
gc_sum_pops <- as.data.table(gc_sum_pops)
gc_sum_pops_wide <- data.table::dcast(gc_sum_pops,
                           Proj+Pop+Treat ~ Media,
                           value.var = c("first_min_avg_avg", 
                                         "max_percap_gr_rate_avg_avg", 
                                         "max_percap_gr_dens_avg_avg", 
                                         "max_percap_gr_timesincemin_avg_avg", 
                                         "pseudo_K_avg_avg", 
                                         "pseudo_K_timesincemin_avg_avg"))
gc_sum_pops_wide <- as.data.frame(gc_sum_pops_wide)

##Isolate growth curves: Check for normality ----

#Check for univariate normality
if (F) {
  for (var_root in c("first_min_avg_avg_", 
                     "max_percap_gr_rate_avg_avg_",
                     "max_percap_gr_dens_avg_avg_",
                     "max_percap_gr_timesincemin_avg_avg_",
                     "pseudo_K_avg_avg_",
                     "pseudo_K_timesincemin_avg_avg_"
  )) {
    for (media in c("Orig", "Rich")) {
      for (proj in unique(gc_sum_pops_wide$Proj)) {
        var <- paste(var_root, media, sep = "")
        # hist(as.numeric(gc_sum_pops_wide[gc_sum_pops_wide$Proj == proj, var]), 
        #      main = paste(proj, var))
        qqnorm(as.numeric(gc_sum_pops_wide[gc_sum_pops_wide$Proj == proj, var]), 
               main = paste(proj, var))
        qqline(as.numeric(gc_sum_pops_wide[gc_sum_pops_wide$Proj == proj, var]))
      }
    }
  }
}

#Define function to make chi-square quantile plots 
# to test for multivariate normality of data or residuals
# (credit to Jonathan Reuning-Scherer)
CSQPlot<-function(vars,label="Chi-Square Quantile Plot"){
  #usually, vars is xxx$residuals or data from one group and label is for plot
  x<-cov(scale(vars),use="pairwise.complete.obs")
  squares<-sort(diag(as.matrix(scale(vars))%*%solve(x)%*%as.matrix(t(scale(vars)))))
  quantiles<-quantile(squares)
  hspr<-quantiles[4]-quantiles[2]
  cumprob<-c(1:length(vars[,1]))/length(vars[,1])-1/(2*length(vars[,1]))
  degf<-dim(x)[1]
  quants<-qchisq(cumprob,df=degf)
  gval<-(quants**(-1+degf/2))/(exp(quants/2)*gamma(degf/2)*(sqrt(2)**degf))
  scale<-hspr / (qchisq(.75,degf)-qchisq(.25,degf))
  se<-(scale/gval)*sqrt(cumprob*(1-cumprob)/length(squares))
  lower<-quants-2*se
  upper<-quants+2*se
  
  plot(quants,squares,col='red',pch=19,cex=1.2,xlab="Chi-Square Quantiles",
       ylab=label,main=paste("Chi-Square Quantiles for",label),ylim=range(upper,lower, squares) , xlim=range(c(0,quants)))
  lines(c(0,100),c(0,100),col=1)
  lines(quants,upper,col="blue",lty=2,lwd=2)
  lines(quants,lower,col="blue",lty=2,lwd=2)
  legend(0,range(upper,lower)[2]*.9,c("Data","95% Conf Limits"),lty=c(0,2),col=c("red","blue"),lwd=c(2,2),
         pch=c(19,NA))
}

for (proj in unique(gc_sum_pops_wide$Proj)) {
    CSQPlot(gc_sum_pops_wide[gc_sum_pops_wide$Proj == proj, 
                             4:15],
            label = proj)
}


##Isolate growth curves: PCA ----

##Isolate growth curves: Discriminant Analysis ----

##Isolate growth curves: MANOVA




#Definitely not skewed:
# 125 first min Orig
# 125 pseudo K Orig
# 125 first min Rich
#
#Not skewed but outliers:
#7x pseudo K Orig
#7x pseudo K timesincemin Orig
#7x pseudo K Rich
#125 max percap dens Rich
# 
#Maybe skewed:
#7x max percap rate Orig
#7x max percap dens Orig
#7x max percap timesincemin Orig
#7x first min Rich
#7x max percap rate Rich
#7x max percap timesincemin Rich
#7x pseudo K timesincemin Rich
#125 max percap rate Orig
#125 max percap dens Orig
#125 max percap timesincemin Orig
#125 pseudo K timesincemin Orig
#125 max percap rate Rich
#125 max percap timesincemin Rich
#125 pseudo K Rich
#
#Definitely skewed:
#7x first min Orig
#7x max percap dens Rich
#125 pseudo K timesincemin Rich

##See GC Data Normality.rtf

#Split data frame into two projects
gc_noreps_7x <- gc_sum_noreps_wide[gc_sum_noreps_wide$Proj == "7x", ]
gc_noreps_125 <- gc_sum_noreps_wide[gc_sum_noreps_wide$Proj == "125", ]

#Take log10 of everything except 125 first min
for (var in c("first_min_avg_Orig", 
              #"first_min_time_avg_Orig",
              "max_percap_gr_rate_avg_Orig",
              #"max_percap_gr_rate_time_avg_Orig",
              "max_percap_gr_rate_dens_avg_Orig",
              "max_percap_gr_rate_timesincemin_avg_Orig",
              "pseudo_K_avg_Orig",
              #"pseudo_K_time_avg_Orig",
              "pseudo_K_timesincemin_avg_Orig",
              #"pseudo_K_timesince_maxpercap_avg_Orig",
              "first_min_avg_Rich",
              #"first_min_time_avg_Rich",
              "max_percap_gr_rate_avg_Rich",
              #"max_percap_gr_rate_time_avg_Rich",
              "max_percap_gr_rate_dens_avg_Rich",
              "max_percap_gr_rate_timesincemin_avg_Rich",
              "pseudo_K_avg_Rich",
              #"pseudo_K_time_avg_Rich",
              "pseudo_K_timesincemin_avg_Rich"
              #"pseudo_K_timesince_maxpercap_avg_Rich"
          )) {
  newname <- paste(var, "_log10", sep = "")
  gc_noreps_7x[, newname] <- log10(gc_noreps_7x[, var])
  if (!var %in% c("first_min_avg_Orig", "first_min_avg_Rich")) {
    gc_noreps_125[, newname] <- log10(gc_noreps_125[, var])
  }
}

#Re-check normality
#7x:
for (var_root in c("first_min_avg_", 
                       #"first_min_time_avg_",
                       "max_percap_gr_rate_avg_",
                       #"max_percap_gr_rate_time_avg_",
                       "max_percap_gr_rate_dens_avg_",
                       "max_percap_gr_rate_timesincemin_avg_",
                       "pseudo_K_avg_",
                       #"pseudo_K_time_avg_",
                       "pseudo_K_timesincemin_avg_",
                       #"pseudo_K_timesince_maxpercap_avg_",
                       "first_min_avg_",
                       #"first_min_time_avg_",
                       "max_percap_gr_rate_avg_",
                       #"max_percap_gr_rate_time_avg_",
                       "max_percap_gr_rate_dens_avg_",
                       "max_percap_gr_rate_timesincemin_avg_",
                       "pseudo_K_avg_",
                       #"pseudo_K_time_avg_",
                       "pseudo_K_timesincemin_avg_"
                       #"pseudo_K_timesince_maxpercap_avg_"
      )) {
  for (media in c("Orig", "Rich")) {
    var <- paste(var_root, media, "_log10", sep = "")
    qqnorm(as.numeric(gc_noreps_7x[, var]), 
           main = paste("7x", var))
    qqline(as.numeric(gc_noreps_7x[, var]))
    if (var_root != "first_min_avg_") {
      qqnorm(as.numeric(gc_noreps_125[, var]), 
             main = paste("125", var))
      qqline(as.numeric(gc_noreps_125[, var]))
    }
  }
}

#After looking at the outcomes of log10 normalization,
# first min did not improve, use original values
# All three max percap improved in some cases, use log10 values
# Pseudo K did not change, use original values

#Check for multivariate normality

#Define function to make chi-square quantile plots 
# to test for multivariate normality of data or residuals
# (credit to Jonathan Reuning-Scherer)
CSQPlot<-function(vars,label="Chi-Square Quantile Plot"){
  #usually, vars is xxx$residuals or data from one group and label is for plot
  x<-cov(scale(vars),use="pairwise.complete.obs")
  squares<-sort(diag(as.matrix(scale(vars))%*%solve(x)%*%as.matrix(t(scale(vars)))))
  quantiles<-quantile(squares)
  hspr<-quantiles[4]-quantiles[2]
  cumprob<-c(1:length(vars[,1]))/length(vars[,1])-1/(2*length(vars[,1]))
  degf<-dim(x)[1]
  quants<-qchisq(cumprob,df=degf)
  gval<-(quants**(-1+degf/2))/(exp(quants/2)*gamma(degf/2)*(sqrt(2)**degf))
  scale<-hspr / (qchisq(.75,degf)-qchisq(.25,degf))
  se<-(scale/gval)*sqrt(cumprob*(1-cumprob)/length(squares))
  lower<-quants-2*se
  upper<-quants+2*se
  
  plot(quants,squares,col='red',pch=19,cex=1.2,xlab="Chi-Square Quantiles",
       ylab=label,main=paste("Chi-Square Quantiles for",label),ylim=range(upper,lower, squares) , xlim=range(c(0,quants)))
  lines(c(0,100),c(0,100),col=1)
  lines(quants,upper,col="blue",lty=2,lwd=2)
  lines(quants,lower,col="blue",lty=2,lwd=2)
  legend(0,range(upper,lower)[2]*.9,c("Data","95% Conf Limits"),lty=c(0,2),col=c("red","blue"),lwd=c(2,2),
         pch=c(19,NA))
}

CSQPlot(gc_noreps_7x[, c("first_min_avg_Orig", 
                         "first_min_avg_Rich",
                         "max_percap_gr_rate_avg_Orig_log10",
                         "max_percap_gr_rate_avg_Rich_log10",
                         "max_percap_gr_rate_dens_avg_Orig_log10",
                         "max_percap_gr_rate_dens_avg_Rich_log10",
                         "max_percap_gr_rate_timesincemin_avg_Orig_log10",
                         "max_percap_gr_rate_timesincemin_avg_Rich_log10",
                         "pseudo_K_avg_Orig",
                         "pseudo_K_avg_Rich",
                         "pseudo_K_timesincemin_avg_Orig",
                         "pseudo_K_timesincemin_avg_Rich"
                )],
        label = "7x")

CSQPlot(gc_noreps_125[, c("first_min_avg_Orig", 
                         "first_min_avg_Rich",
                         "max_percap_gr_rate_avg_Orig_log10",
                         "max_percap_gr_rate_avg_Rich_log10",
                         "max_percap_gr_rate_dens_avg_Orig_log10",
                         "max_percap_gr_rate_dens_avg_Rich_log10",
                         "max_percap_gr_rate_timesincemin_avg_Orig_log10",
                         "max_percap_gr_rate_timesincemin_avg_Rich_log10",
                         "pseudo_K_avg_Orig",
                         "pseudo_K_avg_Rich",
                         "pseudo_K_timesincemin_avg_Orig",
                         "pseudo_K_timesincemin_avg_Rich"
                      )],
          label = "125")                   

#Looks like our data is pretty non-normal, although the majority of
# it falls within or near the 95% confidence intervals                    
                     
#Get principal components
gc_princomp_7x <- princomp(gc_noreps_7x[, c("first_min_avg_Orig", 
                                            "first_min_avg_Rich",
                                            "max_percap_gr_rate_avg_Orig_log10",
                                            "max_percap_gr_rate_avg_Rich_log10",
                                            "max_percap_gr_rate_dens_avg_Orig_log10",
                                            "max_percap_gr_rate_dens_avg_Rich_log10",
                                            "max_percap_gr_rate_timesincemin_avg_Orig_log10",
                                            "max_percap_gr_rate_timesincemin_avg_Rich_log10",
                                            "pseudo_K_avg_Orig",
                                            "pseudo_K_avg_Rich",
                                            "pseudo_K_timesincemin_avg_Orig",
                                            "pseudo_K_timesincemin_avg_Rich")],
                                cor = T,
                                scores = T)

gc_princomp_125 <- princomp(gc_noreps_125[, c("first_min_avg_Orig", 
                                              "first_min_avg_Rich",
                                              "max_percap_gr_rate_avg_Orig_log10",
                                              "max_percap_gr_rate_avg_Rich_log10",
                                              "max_percap_gr_rate_dens_avg_Orig_log10",
                                              "max_percap_gr_rate_dens_avg_Rich_log10",
                                              "max_percap_gr_rate_timesincemin_avg_Orig_log10",
                                              "max_percap_gr_rate_timesincemin_avg_Rich_log10",
                                              "pseudo_K_avg_Orig",
                                              "pseudo_K_avg_Rich",
                                              "pseudo_K_timesincemin_avg_Orig",
                                              "pseudo_K_timesincemin_avg_Rich")],
                            cor = T,
                            scores = T)

#Print summary
print(summary(gc_princomp_7x), digits = 2)
#PC1 - 36% of variance, PC2 22%, PC3 16%
print(summary(gc_princomp_125), digits = 2)
#PC1 43%, PC2 18% PC3 14%

#Make screeplots
screeplot(gc_princomp_7x, type = "lines", main = "7x PCA Scree Plot")
#Keep 2 or 4?
screeplot(gc_princomp_125, type = "lines", main = "7x PCA Scree Plot")
#Keep 2

#Check loadings of Principal components for 7x
print(gc_princomp_7x$loadings, digits = 2, cutoff = 0)
#PC1 - first min, percap dens, percap time vs percap rate
#PC2 - pseudo K time & dens

#Check loadings of Principal components for 7x
print(gc_princomp_125$loadings, digits = 2, cutoff = 0)
#PC1 - max percap rate vs max percap time & dens, pseudo K time, first min
#PC2 - first min, pseudo K dens vs max percap time & pseudo K time

#Add scores to dataframes
gc_noreps_7x <- cbind(gc_noreps_7x, gc_princomp_7x$scores)
gc_noreps_125 <- cbind(gc_noreps_125, gc_princomp_125$scores)

#Make plots of all isols
ggplot(data = gc_noreps_7x,
       aes(x = Comp.1, y = Comp.2, color = Treat)) +
  geom_point()

ggplot(data = gc_noreps_125,
       aes(x = Comp.1, y = Comp.2, color = Treat)) +
  geom_point()

#Summarize each pop
gc_noreps_7x <- group_by(gc_noreps_7x,
                         "Proj",
                         "Pop",
                         "Treat")
gc_noisols_7x <- summarise(gc_noreps_7x,
                           
)

##TODO should isols be run relative to the ancestor?



#Making percap growth rate plots
my_facet_labels <- c("100" = "Rich Environment", 
                     "50" = "Adapted Environment",
                     "C" = "Control", "G" = "Global", "L" = "Local",
                     "A" = "WT", "1" = "Weak Phage", "2" = "Strong Phage")

#plot of all isols
gc_mppti$Media <- factor(gc_mppti$Media, levels = c(50, 100))
ggplot(gc_mppti, aes(x = Treat, y = gr_max_avg)) + 
  geom_jitter(width = 0.1, height = 0, size = 2) + 
  facet_grid(Media ~ Pop, labeller = labeller(Media = my_facet_labels)) +
  labs(x = "Treatment", y = "Per Capita Growth Rate (/hour)") +
  theme(axis.text.x = element_text(size = 11), 
        axis.text.y = element_text(size = 11)) +
  theme_bw()

#plot of all pops
gc_mppt$Media <- factor(gc_mppt$Media, levels = c(50, 100))

#For local viewing
ggplot(gc_mppt, aes(x = Treat, y = avg_isols), 
       labeller = labeller(Treat = my_facet_labels)) + 
  geom_point(pch = 1, size = 3) +
  facet_grid(Proj~Media, 
             labeller = labeller(Media = my_facet_labels, Proj = my_facet_labels)) + 
  labs(x = "Treatment", y = "Maximum Per Capita Growth Rate (/hour)") + theme_bw() + 
  scale_x_discrete(labels = c("Ancestor", "Control", "Global", "Local"))

#For poster
png(filename = "growth_rate_pops.png", width = 10, height = 7,
    units = "in", res = 300)
ggplot(gc_mppt, aes(x = Treat, y = avg_isols), 
       labeller = labeller(Treat = my_facet_labels)) + 
  geom_jitter(width = 0.075, height = 0, pch = 16, size = 6) +
  facet_grid(Proj~Media, 
             labeller = labeller(Media = my_facet_labels, Proj = my_facet_labels)) + 
  labs(x = "Treatment", y = "Maximum Per Capita Growth Rate (/hr)") + theme_bw() + 
  scale_x_discrete(labels = c("Ancestor", "Control", "Global", "Local")) +
  theme(axis.title = element_text(size = 20), axis.text = element_text(size = 16),
        strip.text = element_text(size = 20))
dev.off()


## Isolate PCA with all variables ----
